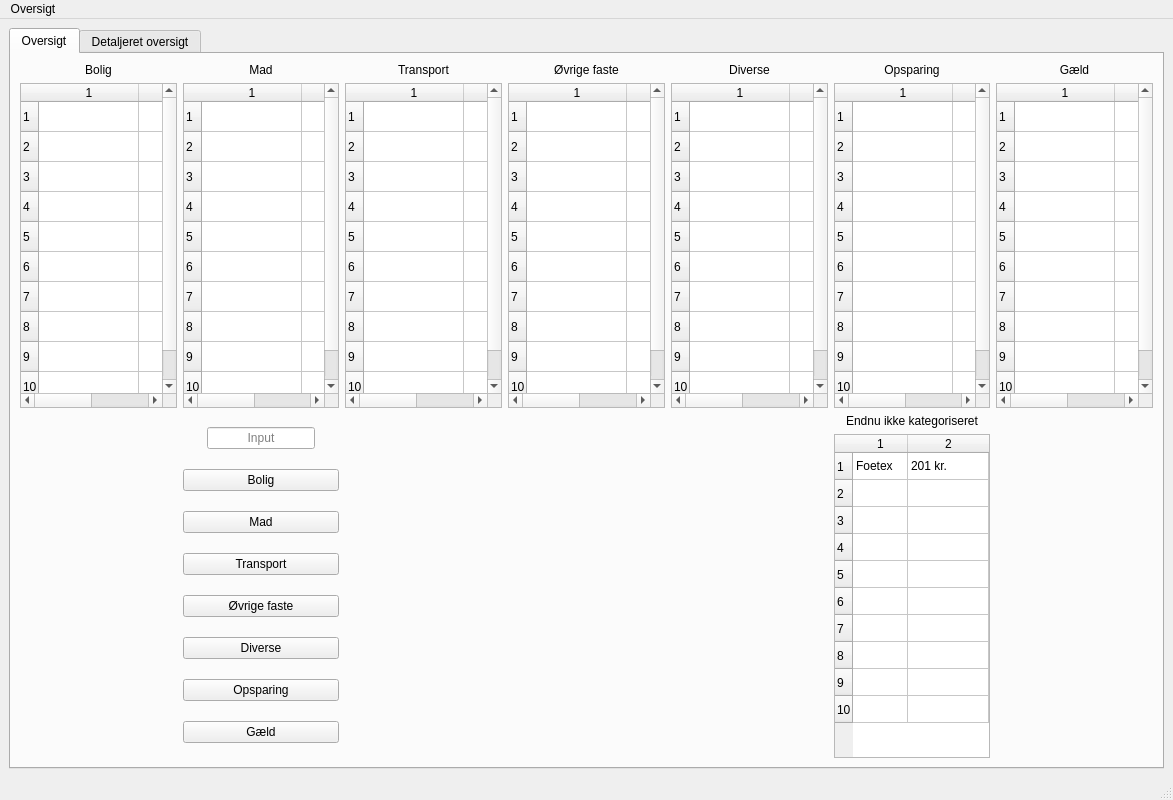
<?xml version="1.0" encoding="UTF-8"?>
<ui version="4.0">
 <class>MainWindow</class>
 <widget class="QMainWindow" name="MainWindow">
  <property name="geometry">
   <rect>
    <x>0</x>
    <y>0</y>
    <width>1173</width>
    <height>800</height>
   </rect>
  </property>
  <property name="sizePolicy">
   <sizepolicy hsizetype="Expanding" vsizetype="Expanding">
    <horstretch>0</horstretch>
    <verstretch>0</verstretch>
   </sizepolicy>
  </property>
  <property name="windowTitle">
   <string>MainWindow</string>
  </property>
  <widget class="QWidget" name="centralwidget">
   <layout class="QVBoxLayout" name="verticalLayout_8">
    <item>
     <widget class="QTabWidget" name="tabWidget">
      <property name="enabled">
       <bool>true</bool>
      </property>
      <property name="maximumSize">
       <size>
        <width>100000</width>
        <height>100000</height>
       </size>
      </property>
      <property name="sizeIncrement">
       <size>
        <width>1</width>
        <height>1</height>
       </size>
      </property>
      <property name="baseSize">
       <size>
        <width>1200</width>
        <height>900</height>
       </size>
      </property>
      <property name="currentIndex">
       <number>0</number>
      </property>
      <widget class="QWidget" name="tab">
       <attribute name="title">
        <string>Oversigt</string>
       </attribute>
       <layout class="QGridLayout" name="gridLayout_2">
        <item row="0" column="4">
         <layout class="QVBoxLayout" name="verticalLayout_6">
          <item>
           <widget class="QLabel" name="label_6">
            <property name="tabletTracking">
             <bool>false</bool>
            </property>
            <property name="layoutDirection">
             <enum>Qt::LeftToRight</enum>
            </property>
            <property name="text">
             <string>Diverse</string>
            </property>
            <property name="textFormat">
             <enum>Qt::AutoText</enum>
            </property>
            <property name="alignment">
             <set>Qt::AlignCenter</set>
            </property>
            <property name="wordWrap">
             <bool>false</bool>
            </property>
           </widget>
          </item>
          <item>
           <widget class="QTableWidget" name="diverse_table">
            <property name="rowCount">
             <number>10</number>
            </property>
            <property name="columnCount">
             <number>2</number>
            </property>
            <row/>
            <row/>
            <row/>
            <row/>
            <row/>
            <row/>
            <row/>
            <row/>
            <row/>
            <row/>
            <column/>
            <column/>
           </widget>
          </item>
         </layout>
        </item>
        <item row="0" column="2">
         <layout class="QVBoxLayout" name="verticalLayout_5">
          <item>
           <widget class="QLabel" name="label_5">
            <property name="tabletTracking">
             <bool>false</bool>
            </property>
            <property name="layoutDirection">
             <enum>Qt::LeftToRight</enum>
            </property>
            <property name="text">
             <string>Transport</string>
            </property>
            <property name="textFormat">
             <enum>Qt::AutoText</enum>
            </property>
            <property name="alignment">
             <set>Qt::AlignCenter</set>
            </property>
            <property name="wordWrap">
             <bool>false</bool>
            </property>
           </widget>
          </item>
          <item>
           <widget class="QTableWidget" name="transport_table">
            <property name="rowCount">
             <number>10</number>
            </property>
            <property name="columnCount">
             <number>2</number>
            </property>
            <row/>
            <row/>
            <row/>
            <row/>
            <row/>
            <row/>
            <row/>
            <row/>
            <row/>
            <row/>
            <column/>
            <column/>
           </widget>
          </item>
         </layout>
        </item>
        <item row="0" column="0">
         <layout class="QVBoxLayout" name="verticalLayout">
          <item>
           <widget class="QLabel" name="label">
            <property name="tabletTracking">
             <bool>false</bool>
            </property>
            <property name="layoutDirection">
             <enum>Qt::LeftToRight</enum>
            </property>
            <property name="text">
             <string>Bolig</string>
            </property>
            <property name="textFormat">
             <enum>Qt::AutoText</enum>
            </property>
            <property name="alignment">
             <set>Qt::AlignCenter</set>
            </property>
            <property name="wordWrap">
             <bool>false</bool>
            </property>
           </widget>
          </item>
          <item>
           <widget class="QTableWidget" name="bolig_table">
            <property name="rowCount">
             <number>10</number>
            </property>
            <property name="columnCount">
             <number>2</number>
            </property>
            <row/>
            <row/>
            <row/>
            <row/>
            <row/>
            <row/>
            <row/>
            <row/>
            <row/>
            <row/>
            <column/>
            <column/>
           </widget>
          </item>
         </layout>
        </item>
        <item row="0" column="1">
         <layout class="QVBoxLayout" name="verticalLayout_2">
          <item>
           <widget class="QLabel" name="label_2">
            <property name="tabletTracking">
             <bool>false</bool>
            </property>
            <property name="layoutDirection">
             <enum>Qt::LeftToRight</enum>
            </property>
            <property name="text">
             <string>Mad</string>
            </property>
            <property name="textFormat">
             <enum>Qt::AutoText</enum>
            </property>
            <property name="alignment">
             <set>Qt::AlignCenter</set>
            </property>
            <property name="wordWrap">
             <bool>false</bool>
            </property>
           </widget>
          </item>
          <item>
           <widget class="QTableWidget" name="mad_table">
            <property name="rowCount">
             <number>10</number>
            </property>
            <property name="columnCount">
             <number>2</number>
            </property>
            <row/>
            <row/>
            <row/>
            <row/>
            <row/>
            <row/>
            <row/>
            <row/>
            <row/>
            <row/>
            <column/>
            <column/>
           </widget>
          </item>
         </layout>
        </item>
        <item row="0" column="3">
         <layout class="QVBoxLayout" name="verticalLayout_4">
          <item>
           <widget class="QLabel" name="label_4">
            <property name="tabletTracking">
             <bool>false</bool>
            </property>
            <property name="layoutDirection">
             <enum>Qt::LeftToRight</enum>
            </property>
            <property name="text">
             <string>Øvrige faste</string>
            </property>
            <property name="textFormat">
             <enum>Qt::AutoText</enum>
            </property>
            <property name="alignment">
             <set>Qt::AlignCenter</set>
            </property>
            <property name="wordWrap">
             <bool>false</bool>
            </property>
           </widget>
          </item>
          <item>
           <widget class="QTableWidget" name="oevrige_faste_table">
            <property name="rowCount">
             <number>10</number>
            </property>
            <property name="columnCount">
             <number>2</number>
            </property>
            <row/>
            <row/>
            <row/>
            <row/>
            <row/>
            <row/>
            <row/>
            <row/>
            <row/>
            <row/>
            <column/>
            <column/>
           </widget>
          </item>
         </layout>
        </item>
        <item row="0" column="5">
         <layout class="QVBoxLayout" name="verticalLayout_7">
          <item>
           <widget class="QLabel" name="label_7">
            <property name="tabletTracking">
             <bool>false</bool>
            </property>
            <property name="layoutDirection">
             <enum>Qt::LeftToRight</enum>
            </property>
            <property name="text">
             <string>Opsparing</string>
            </property>
            <property name="textFormat">
             <enum>Qt::AutoText</enum>
            </property>
            <property name="alignment">
             <set>Qt::AlignCenter</set>
            </property>
            <property name="wordWrap">
             <bool>false</bool>
            </property>
           </widget>
          </item>
          <item>
           <widget class="QTableWidget" name="opsparing_table">
            <property name="rowCount">
             <number>10</number>
            </property>
            <property name="columnCount">
             <number>2</number>
            </property>
            <row/>
            <row/>
            <row/>
            <row/>
            <row/>
            <row/>
            <row/>
            <row/>
            <row/>
            <row/>
            <column/>
            <column/>
           </widget>
          </item>
         </layout>
        </item>
        <item row="0" column="6">
         <layout class="QVBoxLayout" name="verticalLayout_3">
          <item>
           <widget class="QLabel" name="label_3">
            <property name="tabletTracking">
             <bool>false</bool>
            </property>
            <property name="layoutDirection">
             <enum>Qt::LeftToRight</enum>
            </property>
            <property name="text">
             <string>Gæld</string>
            </property>
            <property name="textFormat">
             <enum>Qt::AutoText</enum>
            </property>
            <property name="alignment">
             <set>Qt::AlignCenter</set>
            </property>
            <property name="wordWrap">
             <bool>false</bool>
            </property>
           </widget>
          </item>
          <item>
           <widget class="QTableWidget" name="gaeld_table">
            <property name="rowCount">
             <number>10</number>
            </property>
            <property name="columnCount">
             <number>2</number>
            </property>
            <row/>
            <row/>
            <row/>
            <row/>
            <row/>
            <row/>
            <row/>
            <row/>
            <row/>
            <row/>
            <column/>
            <column/>
           </widget>
          </item>
         </layout>
        </item>
        <item row="1" column="1">
         <layout class="QGridLayout" name="gridLayout_4">
          <property name="sizeConstraint">
           <enum>QLayout::SetMinimumSize</enum>
          </property>
          <property name="horizontalSpacing">
           <number>0</number>
          </property>
          <property name="verticalSpacing">
           <number>7</number>
          </property>
          <item row="5" column="0">
           <widget class="QPushButton" name="button_diverse">
            <property name="text">
             <string>Diverse</string>
            </property>
           </widget>
          </item>
          <item row="6" column="0">
           <widget class="QPushButton" name="button_opsparing">
            <property name="text">
             <string>Opsparing</string>
            </property>
           </widget>
          </item>
          <item row="1" column="0">
           <widget class="QPushButton" name="button_bolig">
            <property name="text">
             <string>Bolig</string>
            </property>
           </widget>
          </item>
          <item row="2" column="0">
           <widget class="QPushButton" name="button_mad">
            <property name="text">
             <string>Mad</string>
            </property>
           </widget>
          </item>
          <item row="3" column="0">
           <widget class="QPushButton" name="button_transport">
            <property name="text">
             <string>Transport</string>
            </property>
           </widget>
          </item>
          <item row="4" column="0">
           <widget class="QPushButton" name="button_faste">
            <property name="text">
             <string>Øvrige faste</string>
            </property>
           </widget>
          </item>
          <item row="7" column="0">
           <widget class="QPushButton" name="button_gaeld">
            <property name="text">
             <string>Gæld</string>
            </property>
           </widget>
          </item>
          <item row="0" column="0" alignment="Qt::AlignHCenter">
           <widget class="QLineEdit" name="lineEdit">
            <property name="text">
             <string/>
            </property>
            <property name="alignment">
             <set>Qt::AlignCenter</set>
            </property>
            <property name="placeholderText">
             <string>Input</string>
            </property>
           </widget>
          </item>
         </layout>
        </item>
        <item row="1" column="5">
         <layout class="QGridLayout" name="gridLayout_3">
          <item row="0" column="0">
           <widget class="QLabel" name="label_8">
            <property name="text">
             <string>Endnu ikke kategoriseret</string>
            </property>
            <property name="alignment">
             <set>Qt::AlignCenter</set>
            </property>
           </widget>
          </item>
          <item row="1" column="0">
           <widget class="QTableWidget" name="ukategoriseret_table">
            <property name="lineWidth">
             <number>1</number>
            </property>
            <property name="autoScroll">
             <bool>true</bool>
            </property>
            <property name="showGrid">
             <bool>true</bool>
            </property>
            <property name="sortingEnabled">
             <bool>false</bool>
            </property>
            <property name="rowCount">
             <number>10</number>
            </property>
            <property name="columnCount">
             <number>2</number>
            </property>
            <attribute name="horizontalHeaderVisible">
             <bool>true</bool>
            </attribute>
            <attribute name="horizontalHeaderCascadingSectionResizes">
             <bool>false</bool>
            </attribute>
            <attribute name="horizontalHeaderDefaultSectionSize">
             <number>55</number>
            </attribute>
            <attribute name="horizontalHeaderMinimumSectionSize">
             <number>25</number>
            </attribute>
            <attribute name="horizontalHeaderShowSortIndicator" stdset="0">
             <bool>false</bool>
            </attribute>
            <attribute name="horizontalHeaderStretchLastSection">
             <bool>true</bool>
            </attribute>
            <attribute name="verticalHeaderVisible">
             <bool>true</bool>
            </attribute>
            <attribute name="verticalHeaderCascadingSectionResizes">
             <bool>false</bool>
            </attribute>
            <attribute name="verticalHeaderDefaultSectionSize">
             <number>27</number>
            </attribute>
            <attribute name="verticalHeaderMinimumSectionSize">
             <number>0</number>
            </attribute>
            <attribute name="verticalHeaderStretchLastSection">
             <bool>false</bool>
            </attribute>
            <row/>
            <row/>
            <row/>
            <row/>
            <row/>
            <row/>
            <row/>
            <row/>
            <row/>
            <row/>
            <column/>
            <column/>
            <item row="0" column="0">
             <property name="text">
              <string>Foetex</string>
             </property>
            </item>
            <item row="0" column="1">
             <property name="text">
              <string>201 kr.</string>
             </property>
            </item>
           </widget>
          </item>
         </layout>
        </item>
       </layout>
      </widget>
      <widget class="QWidget" name="tab_2">
       <attribute name="title">
        <string>Detaljeret oversigt</string>
       </attribute>
      </widget>
     </widget>
    </item>
   </layout>
  </widget>
  <widget class="QMenuBar" name="menubar">
   <property name="geometry">
    <rect>
     <x>0</x>
     <y>0</y>
     <width>1173</width>
     <height>26</height>
    </rect>
   </property>
   <widget class="QMenu" name="menuOversigt">
    <property name="title">
     <string>Oversigt</string>
    </property>
   </widget>
   <addaction name="menuOversigt"/>
  </widget>
  <widget class="QStatusBar" name="statusbar"/>
 </widget>
 <tabstops>
  <tabstop>bolig_table</tabstop>
  <tabstop>mad_table</tabstop>
  <tabstop>transport_table</tabstop>
  <tabstop>oevrige_faste_table</tabstop>
  <tabstop>diverse_table</tabstop>
  <tabstop>opsparing_table</tabstop>
  <tabstop>gaeld_table</tabstop>
  <tabstop>ukategoriseret_table</tabstop>
  <tabstop>button_bolig</tabstop>
  <tabstop>button_mad</tabstop>
  <tabstop>button_transport</tabstop>
  <tabstop>button_faste</tabstop>
  <tabstop>button_diverse</tabstop>
  <tabstop>button_opsparing</tabstop>
  <tabstop>button_gaeld</tabstop>
 </tabstops>
 <resources>
  <include location="../../../../PycharmProjects/Cheatsheet/venv/Lib/site-packages/pyqt5_tools/Titel.qrc"/>
 </resources>
 <connections>
  <connection>
   <sender>button_bolig</sender>
   <signal>released()</signal>
   <receiver>lineEdit</receiver>
   <slot>clear()</slot>
   <hints>
    <hint type="sourcelabel">
     <x>302</x>
     <y>472</y>
    </hint>
    <hint type="destinationlabel">
     <x>305</x>
     <y>434</y>
    </hint>
   </hints>
  </connection>
 </connections>
</ui>
